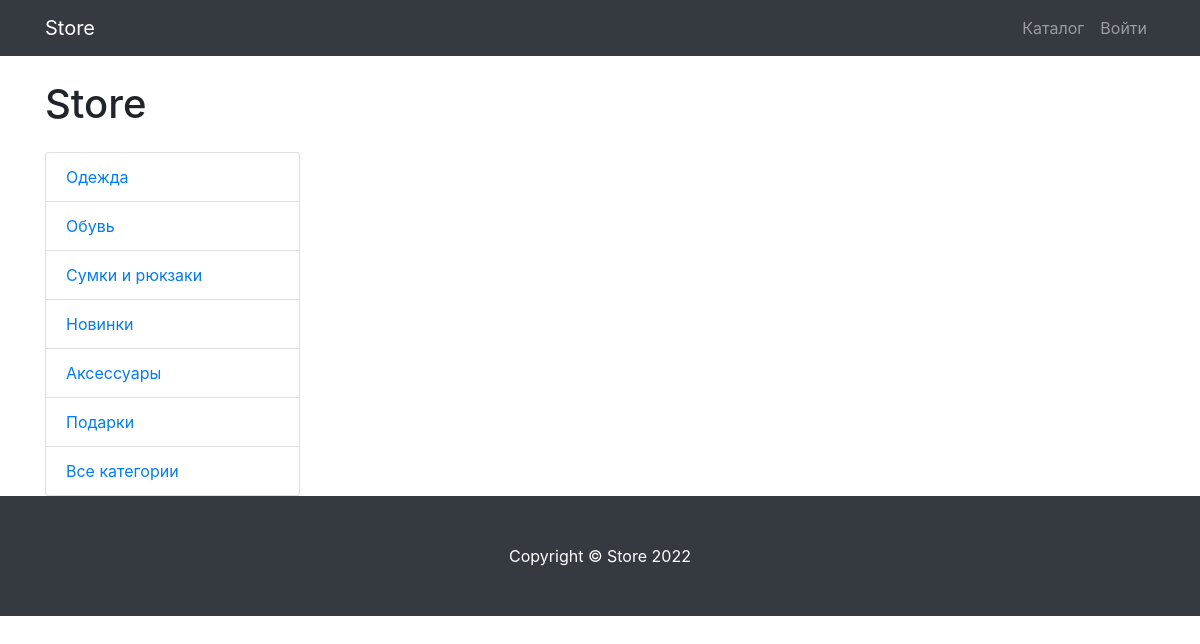
The page /products/category/6 on the database as committed earlier.
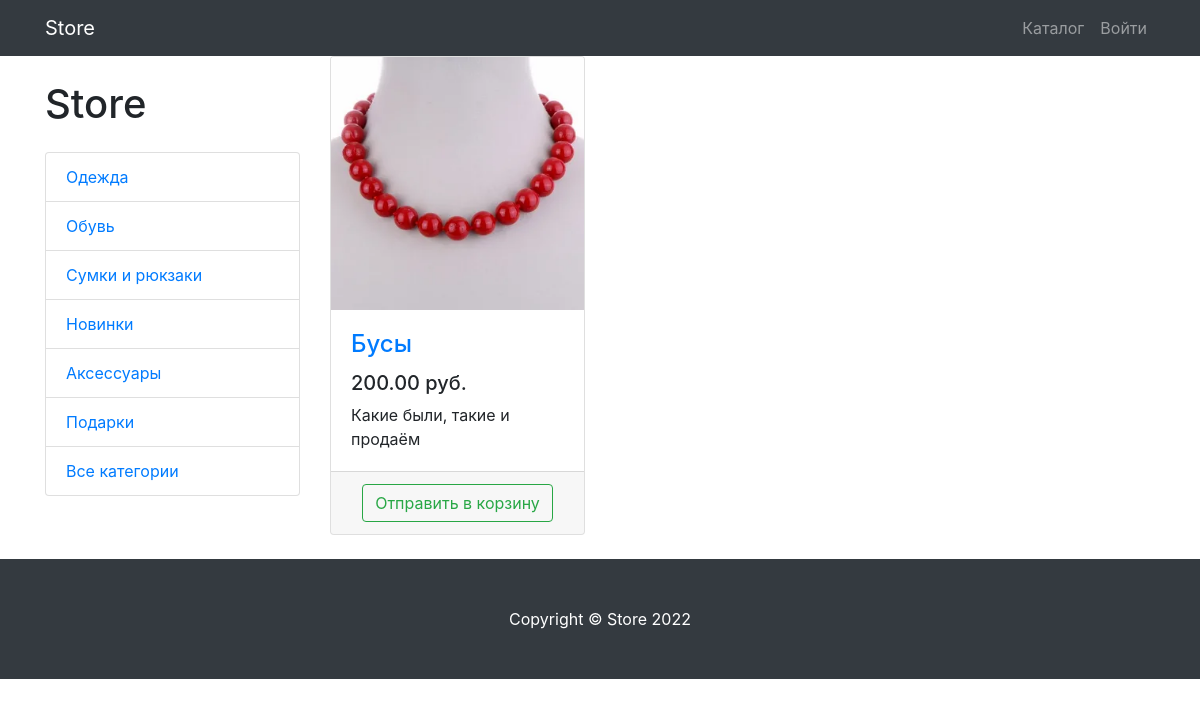
The same page on the database as committed later.
### products/models.py (models this page shows, shortened)
class ProductCategory(models.Model):
    name = models.CharField(max_length=128, unique=True)
    description = models.TextField(null=True, blank=True)
    slug = models.CharField(max_length=128)
    class Meta:
        verbose_name = 'Category'
        verbose_name_plural = 'Categories'

class Product(models.Model):
    name = models.CharField(max_length=256, unique=True)
    description = models.TextField()
    price = models.DecimalField(max_digits=8, decimal_places=2)
    quantity = models.PositiveIntegerField(default=0)
    image = models.ImageField(upload_to='Products_images')
    category = models.ForeignKey(to=ProductCategory, on_delete=models.CASCADE)
    slug = models.CharField(max_length=256)

### products/views.py (the view)
# urls.py: path('', ProductsListView.as_view(), name='index'),
class ProductsListView(TitleMixin, ListView):
    model = Product
    template_name = 'products/products.html'
    paginate_by = 2
    title = 'Продукты'
    def get_queryset(self):
        queryset = super(ProductsListView, self).get_queryset()
        category_id = self.kwargs.get('category_id')
        return queryset.filter(category_id=category_id) if category_id else queryset
    def get_context_data(self, **kwargs):
        context = super(ProductsListView, self).get_context_data()
        context.update({
            'cat_id': self.kwargs.get('category_id'),
            'categorys': ProductCategory.objects.all(),
            })
        return context

### common/views.py (called while the page is built)
    def get_context_data(self, **kwargs):
        context = super(TitleMixin, self).get_context_data(**kwargs)
        context['title'] = self.title
        return context

### products/context_processors.py (called while the page is built)
def baskets(request):
    user = request.user
    return {'baskets': Basket.objects.filter(user=user) if user.is_authenticated else []}

### products/templates/products/products.html (shortened to what this page needs)
{% extends 'products/base.html' %}
{% load static %}
{% block css %}
    <link href="{% static 'vendor/css/products.css' %}" rel="stylesheet">
{% endblock %}
{% block content %}
    <div class="container">
        <div class="row">
            <div class="col-lg-3">
                <h1 class="my-4">Store</h1>
                <div class="list-group">
                    {%for category in categorys%}
                        <a href="{% url 'products:category' category.id %}" class="list-group-item">{{category.name}}</a>
                    {% endfor %}
                        {% if cat_id %}
                            <a href="{% url 'products:index' %}" class="list-group-item">Все категории</a>
                        {% endif %}
                </div>
            </div>
            <div class="col-lg-9">
                <div class="row">
                    {%for product in object_list %}
                        <div class="col-lg-4 col-md-6 mb-4">
                            <div class="card h-100">
                                <a href="#">
                                    <img class="card-img-top"
                                         src={{product.image.url}}
                                         alt="">
                                </a>
                                <div class="card-body">
                                    <h4 class="card-title">
                                        <a href="{{product.slug}}">{{product.name}}</a>
                                    </h4>
                                    <h5>{{product.price}} руб.</h5>
                                    <p class="card-text">{{product.description}}</p>
                                </div>
                                <div class="card-footer text-center">
                                    <a class="btn btn-outline-success" href="{% url 'products:basket_add' product.id %}" >
                                        Отправить в корзину
                                    </a>
                                </div>
                            </div>
                        </div>
                    {% endfor %}
                </div>
            </div>
        </div>
    </div>
{% endblock %}
{% block footer %}
    <footer class="py-5 bg-dark">
        <div class="container">
            <p class="m-0 text-center text-white">Copyright &copy; Store 2022</p>
        </div>
    </footer>
{% endblock %}

Rows that differ between the two databases and show on the page:
added Product: image (picture), name "Бусы", price "200.00", description "Какие были, такие и продаём"
